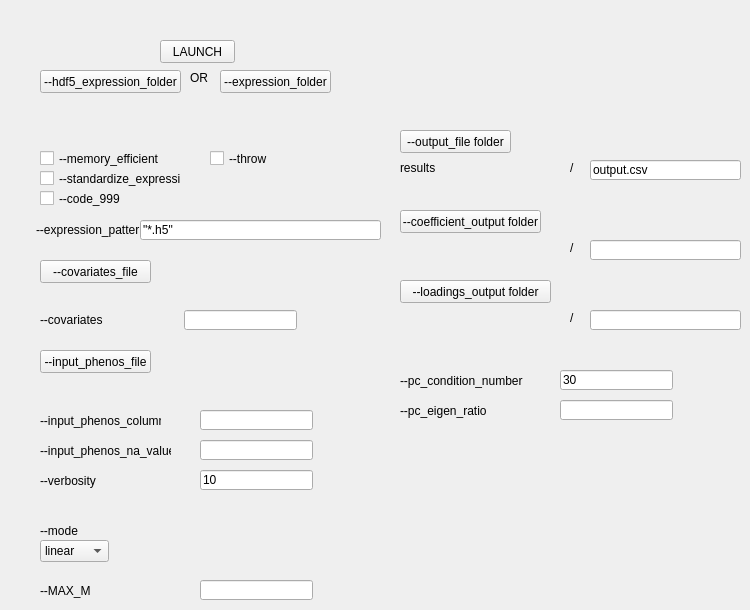
      <widget class="QWidget" name="tab_6">
       <attribute name="title">
        <string>MultiXcan</string>
       </attribute>
       <widget class="QPushButton" name="MULHDF">
        <property name="geometry">
         <rect>
          <x>40</x>
          <y>70</y>
          <width>141</width>
          <height>23</height>
         </rect>
        </property>
        <property name="text">
         <string>--hdf5_expression_folder</string>
        </property>
       </widget>
       <widget class="QPushButton" name="MULLAUNCH">
        <property name="geometry">
         <rect>
          <x>160</x>
          <y>40</y>
          <width>75</width>
          <height>23</height>
         </rect>
        </property>
        <property name="text">
         <string>LAUNCH</string>
        </property>
       </widget>
       <widget class="QLabel" name="MULEXLABEL">
        <property name="geometry">
         <rect>
          <x>40</x>
          <y>100</y>
          <width>181</width>
          <height>16</height>
         </rect>
        </property>
        <property name="text">
         <string/>
        </property>
       </widget>
       <widget class="QPushButton" name="MULEX">
        <property name="geometry">
         <rect>
          <x>220</x>
          <y>70</y>
          <width>111</width>
          <height>23</height>
         </rect>
        </property>
        <property name="text">
         <string>--expression_folder</string>
        </property>
       </widget>
       <widget class="QLabel" name="MSPDBPATHLABEL_4">
        <property name="geometry">
         <rect>
          <x>190</x>
          <y>70</y>
          <width>21</width>
          <height>16</height>
         </rect>
        </property>
        <property name="text">
         <string>OR</string>
        </property>
       </widget>
       <widget class="QCheckBox" name="MULCODE">
        <property name="geometry">
         <rect>
          <x>40</x>
          <y>190</y>
          <width>161</width>
          <height>17</height>
         </rect>
        </property>
        <property name="text">
         <string>--code_999</string>
        </property>
       </widget>
       <widget class="QCheckBox" name="MULMEM">
        <property name="geometry">
         <rect>
          <x>40</x>
          <y>150</y>
          <width>141</width>
          <height>17</height>
         </rect>
        </property>
        <property name="text">
         <string>--memory_efficient</string>
        </property>
       </widget>
       <widget class="QCheckBox" name="MULSTAND">
        <property name="geometry">
         <rect>
          <x>40</x>
          <y>170</y>
          <width>141</width>
          <height>17</height>
         </rect>
        </property>
        <property name="text">
         <string>--standardize_expression</string>
        </property>
       </widget>
       <widget class="QLabel" name="label_99">
        <property name="geometry">
         <rect>
          <x>36</x>
          <y>220</y>
          <width>131</width>
          <height>20</height>
         </rect>
        </property>
        <property name="text">
         <string>--expression_pattern</string>
        </property>
       </widget>
       <widget class="QLineEdit" name="MULPAT">
        <property name="geometry">
         <rect>
          <x>140</x>
          <y>220</y>
          <width>241</width>
          <height>20</height>
         </rect>
        </property>
        <property name="text">
         <string>&quot;*.h5&quot;</string>
        </property>
       </widget>
       <widget class="QLabel" name="MULCOVLABEL">
        <property name="geometry">
         <rect>
          <x>40</x>
          <y>290</y>
          <width>181</width>
          <height>16</height>
         </rect>
        </property>
        <property name="text">
         <string/>
        </property>
       </widget>
       <widget class="QPushButton" name="MULCOV">
        <property name="geometry">
         <rect>
          <x>40</x>
          <y>260</y>
          <width>111</width>
          <height>23</height>
         </rect>
        </property>
        <property name="text">
         <string>--covariates_file</string>
        </property>
       </widget>
       <widget class="QPushButton" name="MULPHEN">
        <property name="geometry">
         <rect>
          <x>40</x>
          <y>350</y>
          <width>111</width>
          <height>23</height>
         </rect>
        </property>
        <property name="text">
         <string>--input_phenos_file</string>
        </property>
       </widget>
       <widget class="QLabel" name="MPXPHENOSCOL_12">
        <property name="geometry">
         <rect>
          <x>40</x>
          <y>410</y>
          <width>121</width>
          <height>21</height>
         </rect>
        </property>
        <property name="text">
         <string>--input_phenos_column</string>
        </property>
       </widget>
       <widget class="QLabel" name="MULPHENLABEL">
        <property name="geometry">
         <rect>
          <x>40</x>
          <y>380</y>
          <width>181</width>
          <height>16</height>
         </rect>
        </property>
        <property name="text">
         <string/>
        </property>
       </widget>
       <widget class="QLineEdit" name="MULPHENCOL">
        <property name="geometry">
         <rect>
          <x>200</x>
          <y>410</y>
          <width>113</width>
          <height>20</height>
         </rect>
        </property>
        <property name="text">
         <string/>
        </property>
       </widget>
       <widget class="QLineEdit" name="MULCOVAR">
        <property name="geometry">
         <rect>
          <x>184</x>
          <y>310</y>
          <width>113</width>
          <height>20</height>
         </rect>
        </property>
        <property name="text">
         <string/>
        </property>
       </widget>
       <widget class="QLabel" name="label_121">
        <property name="geometry">
         <rect>
          <x>40</x>
          <y>310</y>
          <width>131</width>
          <height>20</height>
         </rect>
        </property>
        <property name="text">
         <string>--covariates</string>
        </property>
       </widget>
       <widget class="QLabel" name="label_122">
        <property name="geometry">
         <rect>
          <x>40</x>
          <y>470</y>
          <width>81</width>
          <height>21</height>
         </rect>
        </property>
        <property name="text">
         <string>--verbosity	</string>
        </property>
       </widget>
       <widget class="QLineEdit" name="MULVER">
        <property name="geometry">
         <rect>
          <x>200</x>
          <y>470</y>
          <width>113</width>
          <height>20</height>
         </rect>
        </property>
        <property name="text">
         <string>10</string>
        </property>
       </widget>
       <widget class="QCheckBox" name="MULTHROW">
        <property name="geometry">
         <rect>
          <x>210</x>
          <y>150</y>
          <width>141</width>
          <height>17</height>
         </rect>
        </property>
        <property name="text">
         <string>--throw</string>
        </property>
       </widget>
       <widget class="QComboBox" name="MULMODE">
        <property name="geometry">
         <rect>
          <x>40</x>
          <y>540</y>
          <width>69</width>
          <height>22</height>
         </rect>
        </property>
        <item>
         <property name="text">
          <string>linear</string>
         </property>
        </item>
        <item>
         <property name="text">
          <string>logistic</string>
         </property>
        </item>
       </widget>
       <widget class="QLabel" name="label_123">
        <property name="geometry">
         <rect>
          <x>40</x>
          <y>520</y>
          <width>81</width>
          <height>21</height>
         </rect>
        </property>
        <property name="text">
         <string>--mode</string>
        </property>
       </widget>
       <widget class="QLineEdit" name="MULMAXM">
        <property name="geometry">
         <rect>
          <x>200</x>
          <y>580</y>
          <width>113</width>
          <height>20</height>
         </rect>
        </property>
        <property name="text">
         <string/>
        </property>
       </widget>
       <widget class="QLabel" name="MPXPHENOSCOL_13">
        <property name="geometry">
         <rect>
          <x>40</x>
          <y>580</y>
          <width>121</width>
          <height>21</height>
         </rect>
        </property>
        <property name="text">
         <string>--MAX_M</string>
        </property>
       </widget>
       <widget class="QLineEdit" name="MULPHENVAL">
        <property name="geometry">
         <rect>
          <x>200</x>
          <y>440</y>
          <width>113</width>
          <height>20</height>
         </rect>
        </property>
        <property name="text">
         <string/>
        </property>
       </widget>
       <widget class="QLabel" name="MPXPHENOSCOL_14">
        <property name="geometry">
         <rect>
          <x>40</x>
          <y>440</y>
          <width>131</width>
          <height>21</height>
         </rect>
        </property>
        <property name="text">
         <string>--input_phenos_na_values</string>
        </property>
       </widget>
       <widget class="QLabel" name="MULOUTLABEL">
        <property name="geometry">
         <rect>
          <x>400</x>
          <y>160</y>
          <width>181</width>
          <height>16</height>
         </rect>
        </property>
        <property name="text">
         <string>results</string>
        </property>
       </widget>
       <widget class="QPushButton" name="MULOUT">
        <property name="geometry">
         <rect>
          <x>400</x>
          <y>130</y>
          <width>111</width>
          <height>23</height>
         </rect>
        </property>
        <property name="text">
         <string>--output_file folder</string>
        </property>
       </widget>
       <widget class="QLineEdit" name="MULOUTFILE">
        <property name="geometry">
         <rect>
          <x>590</x>
          <y>160</y>
          <width>151</width>
          <height>20</height>
         </rect>
        </property>
        <property name="text">
         <string>output.csv</string>
        </property>
       </widget>
       <widget class="QPushButton" name="MULCOEFF">
        <property name="geometry">
         <rect>
          <x>400</x>
          <y>210</y>
          <width>141</width>
          <height>23</height>
         </rect>
        </property>
        <property name="text">
         <string>--coefficient_output folder</string>
        </property>
       </widget>
       <widget class="QLabel" name="MULCOEFFLABEL">
        <property name="geometry">
         <rect>
          <x>400</x>
          <y>240</y>
          <width>181</width>
          <height>16</height>
         </rect>
        </property>
        <property name="text">
         <string/>
        </property>
       </widget>
       <widget class="QLineEdit" name="MULCOEFFFILE">
        <property name="geometry">
         <rect>
          <x>590</x>
          <y>240</y>
          <width>151</width>
          <height>20</height>
         </rect>
        </property>
        <property name="text">
         <string/>
        </property>
       </widget>
       <widget class="QPushButton" name="MULLOAD">
        <property name="geometry">
         <rect>
          <x>400</x>
          <y>280</y>
          <width>151</width>
          <height>23</height>
         </rect>
        </property>
        <property name="text">
         <string>--loadings_output folder</string>
        </property>
       </widget>
       <widget class="QLabel" name="MULLOADLABEL">
        <property name="geometry">
         <rect>
          <x>400</x>
          <y>310</y>
          <width>181</width>
          <height>16</height>
         </rect>
        </property>
        <property name="text">
         <string/>
        </property>
       </widget>
       <widget class="QLineEdit" name="MULLOADFILE">
        <property name="geometry">
         <rect>
          <x>590</x>
          <y>310</y>
          <width>151</width>
          <height>20</height>
         </rect>
        </property>
        <property name="text">
         <string/>
        </property>
       </widget>
       <widget class="QLineEdit" name="MULCOND">
        <property name="geometry">
         <rect>
          <x>560</x>
          <y>370</y>
          <width>113</width>
          <height>20</height>
         </rect>
        </property>
        <property name="text">
         <string>30</string>
        </property>
       </widget>
       <widget class="QLineEdit" name="MULEIG">
        <property name="geometry">
         <rect>
          <x>560</x>
          <y>400</y>
          <width>113</width>
          <height>20</height>
         </rect>
        </property>
        <property name="text">
         <string/>
        </property>
       </widget>
       <widget class="QLabel" name="label_124">
        <property name="geometry">
         <rect>
          <x>400</x>
          <y>400</y>
          <width>111</width>
          <height>21</height>
         </rect>
        </property>
        <property name="text">
         <string>--pc_eigen_ratio</string>
        </property>
       </widget>
       <widget class="QLabel" name="label_125">
        <property name="geometry">
         <rect>
          <x>400</x>
          <y>370</y>
          <width>131</width>
          <height>21</height>
         </rect>
        </property>
        <property name="text">
         <string>--pc_condition_number</string>
        </property>
       </widget>
       <widget class="QLabel" name="MPXPHENLABEL_14">
        <property name="geometry">
         <rect>
          <x>570</x>
          <y>240</y>
          <width>16</width>
          <height>16</height>
         </rect>
        </property>
        <property name="text">
         <string>/</string>
        </property>
       </widget>
       <widget class="QLabel" name="MPXPHENLABEL_15">
        <property name="geometry">
         <rect>
          <x>570</x>
          <y>310</y>
          <width>16</width>
          <height>16</height>
         </rect>
        </property>
        <property name="text">
         <string>/</string>
        </property>
       </widget>
       <widget class="QLabel" name="MPXPHENLABEL_17">
        <property name="geometry">
         <rect>
          <x>570</x>
          <y>160</y>
          <width>16</width>
          <height>16</height>
         </rect>
        </property>
        <property name="text">
         <string>/</string>
        </property>
       </widget>
       <widget class="QLabel" name="MULHDFLABEL">
        <property name="geometry">
         <rect>
          <x>40</x>
          <y>120</y>
          <width>181</width>
          <height>16</height>
         </rect>
        </property>
        <property name="text">
         <string/>
        </property>
       </widget>
      </widget>
